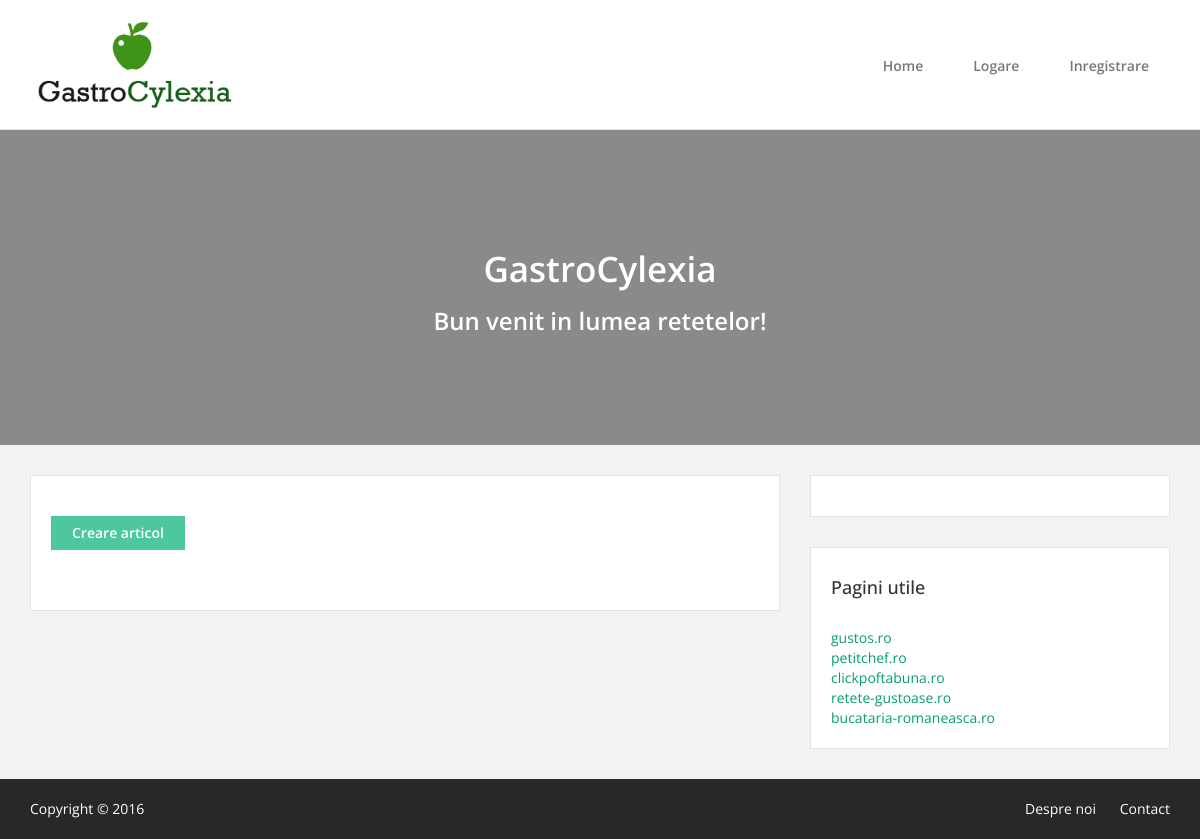
The app's page /, older data.
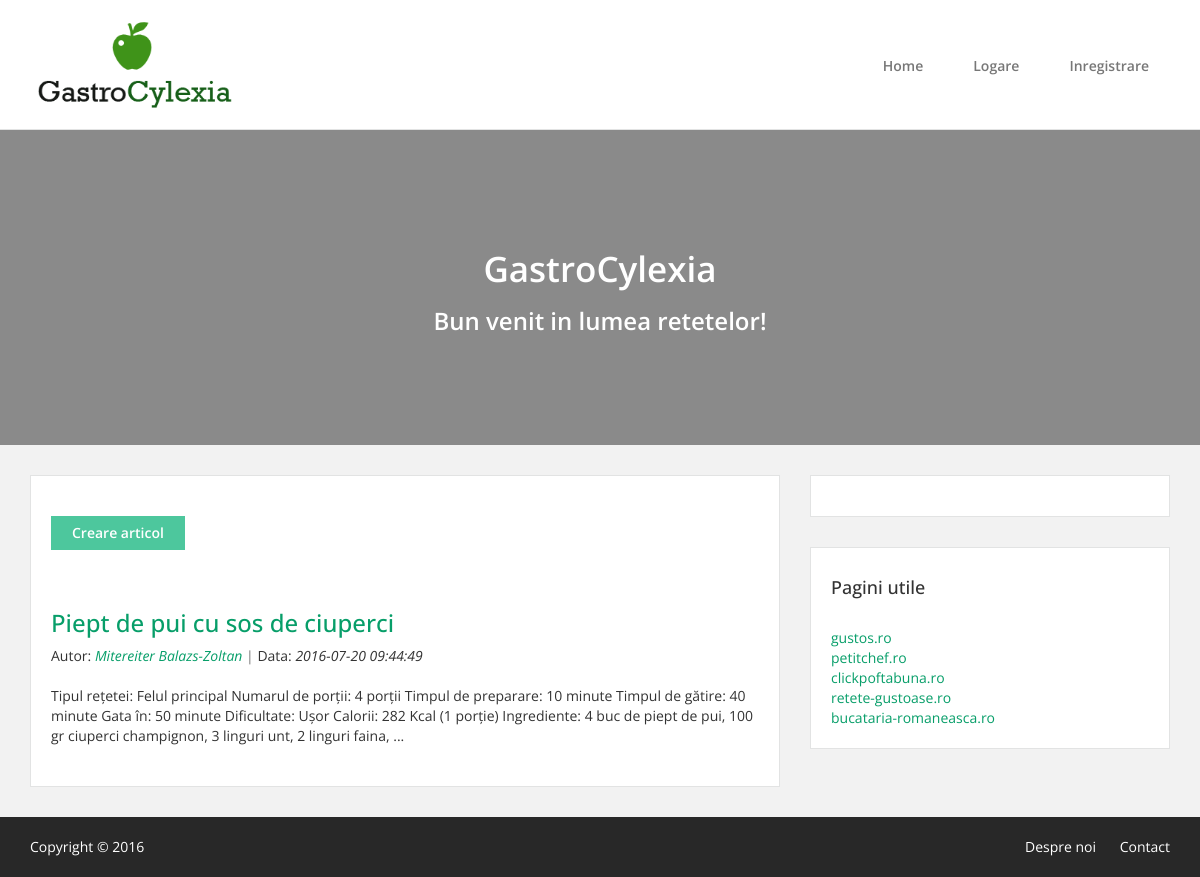
The same page, newer data.
### tables this page shows
CREATE TABLE IF NOT EXISTS `articole` (
  `ID` int(11) NOT NULL AUTO_INCREMENT,
  `titlu` varchar(50) NOT NULL,
  `continut` text NOT NULL,
  `data` timestamp NULL DEFAULT CURRENT_TIMESTAMP,
  `caleImg` varchar(260) NOT NULL,
  `autID` int(11) NOT NULL,
  PRIMARY KEY (`ID`),
  KEY `autID` (`autID`)
);

### inc/db.php (called while the page is built, shortened)
<?php
function db_select(PDO $connection, $statement, array $params = array())
{
    $stmt = $connection->prepare($statement);
    $stmt->execute($params);
    $result = $stmt->fetchAll();
    return $result;
}

### templates/articole/articole_tpl.php (the view)
<div>
    <a href="adaugare_art.php" class="btn"> Creare articol </a>
</div>
<br><br>
<div>
    <?php foreach ($articole as $articol): ?>
        <h3>
            <?php echo html_a($articol['titlu'], 'view.php?ID=' . $articol['ID'] . '#n'); ?>
        </h3>
        Autor: <em><?php
            if (isset($_SESSION['user']))
                if($articol['autID'] == $_SESSION['userID']) {
                    echo html_a($articol['nume'], 'autor.php');
                }
                else {
                    echo html_a($articol['nume'], 'viewaut.php?autID=' . $articol['autID']);
                }
            else
                echo html_a($articol['nume'], 'viewaut.php?autID=' . $articol['autID']);
            ?></em> <span class="text-muted">|</span> Data: <em><?php echo $articol['data']; ?> </em>
        <br>
        <br>
        <?php echo ellipsis($articol['continut'], 300); ?>
        <br><br>
    <?php endforeach; ?>
</div>

### templates/articole/anchor_tpl.php
<a href="<?php echo $href;?>"><?php echo $continut;?></a>

Row changes from the older to the newer data that the page shows:
added articole: continut "Piept de pui cu sos de ciuperci Mitereiter Balazs-Zoltan", data "2016-07-20 09:44:49", continut "Tipul rețetei: Felul principal Numarul de porții: 4 porții Timpul de preparare: 10 minute Timpul de gătire: 40 minute Gata în: 50 minute Dificultate: Ușor Calorii: 282 Kcal (1 porție) Ingrediente: 4 buc de piept de pui, 100 gr ciuperci champignon, 3 linguri unt, 2 linguri faina, ..."
